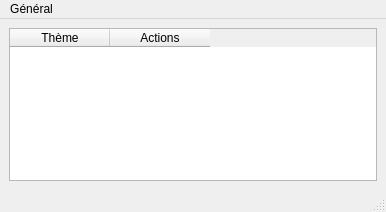
<?xml version="1.0" encoding="UTF-8"?>
<ui version="4.0">
 <class>cMainWindow</class>
 <widget class="QMainWindow" name="cMainWindow">
  <property name="geometry">
   <rect>
    <x>0</x>
    <y>0</y>
    <width>386</width>
    <height>212</height>
   </rect>
  </property>
  <property name="windowTitle">
   <string>ReadyQT - Gestion de style d'apparence</string>
  </property>
  <property name="windowIcon">
   <iconset>
    <normaloff>:/img/logo.png</normaloff>:/img/logo.png</iconset>
  </property>
  <widget class="QWidget" name="centralWidget">
   <layout class="QGridLayout" name="gridLayout">
    <property name="leftMargin">
     <number>9</number>
    </property>
    <property name="topMargin">
     <number>9</number>
    </property>
    <property name="rightMargin">
     <number>9</number>
    </property>
    <property name="bottomMargin">
     <number>9</number>
    </property>
    <item row="0" column="0">
     <widget class="QStackedWidget" name="stackedWidget">
      <property name="currentIndex">
       <number>1</number>
      </property>
      <widget class="QWidget" name="pageHome"/>
      <widget class="QWidget" name="pageTheme">
       <layout class="QGridLayout" name="gridLayout_2">
        <property name="leftMargin">
         <number>0</number>
        </property>
        <property name="topMargin">
         <number>0</number>
        </property>
        <property name="rightMargin">
         <number>0</number>
        </property>
        <property name="bottomMargin">
         <number>0</number>
        </property>
        <item row="0" column="0">
         <widget class="QTableWidget" name="tableWidget">
          <column>
           <property name="text">
            <string>Thème</string>
           </property>
          </column>
          <column>
           <property name="text">
            <string>Actions</string>
           </property>
          </column>
         </widget>
        </item>
       </layout>
      </widget>
     </widget>
    </item>
   </layout>
  </widget>
  <widget class="QMenuBar" name="menuBar">
   <property name="geometry">
    <rect>
     <x>0</x>
     <y>0</y>
     <width>386</width>
     <height>22</height>
    </rect>
   </property>
   <widget class="QMenu" name="menuGeneral">
    <property name="title">
     <string>Général</string>
    </property>
    <addaction name="actionHomePage"/>
    <addaction name="actionThemePage"/>
    <addaction name="actionCloseApplication"/>
   </widget>
   <addaction name="menuGeneral"/>
  </widget>
  <widget class="QStatusBar" name="statusBar"/>
  <action name="actionCloseApplication">
   <property name="text">
    <string>Fermer l'application</string>
   </property>
  </action>
  <action name="actionThemePage">
   <property name="text">
    <string>Afficher les styles d'apparence</string>
   </property>
  </action>
  <action name="actionSaveConfigurtation">
   <property name="text">
    <string>Enregistrer une configuration</string>
   </property>
  </action>
  <action name="actionSaveData">
   <property name="text">
    <string>Enregistrer les données</string>
   </property>
  </action>
  <action name="actionClearData">
   <property name="text">
    <string>Nettoyer les données</string>
   </property>
  </action>
  <action name="actionStop">
   <property name="text">
    <string>Arrêter</string>
   </property>
  </action>
  <action name="actionInitPort">
   <property name="text">
    <string>Initialiser</string>
   </property>
  </action>
  <action name="actionDisplayConnection">
   <property name="text">
    <string>Afficher la liste des connexions port série</string>
   </property>
  </action>
  <action name="actionHomePage">
   <property name="text">
    <string>Afficher la page d'accueil</string>
   </property>
  </action>
 </widget>
 <resources>
  <include location="resources.qrc"/>
 </resources>
 <connections>
  <connection>
   <sender>actionCloseApplication</sender>
   <signal>triggered()</signal>
   <receiver>cMainWindow</receiver>
   <slot>close()</slot>
   <hints>
    <hint type="sourcelabel">
     <x>-1</x>
     <y>-1</y>
    </hint>
    <hint type="destinationlabel">
     <x>188</x>
     <y>103</y>
    </hint>
   </hints>
  </connection>
 </connections>
</ui>
